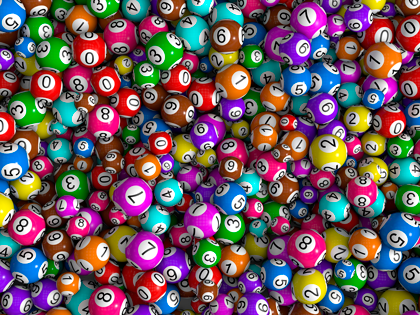
#> input picture tarea 5/fondo.png, 420 x 315 px
$ python tarea_5.py
#> lines starting #> are read from the running program, lines starting #| are printed output that depends on the picture
#opencv
import cv2 as cv
import numpy as np
import random as rd

imagenOriginal=cv.imread('fondo.png')
#> imagenOriginal is the input picture: shape (315, 420, 3); mean B, G, R 95.3, 88.2, 110.5
imagenEngris=cv.imread('fondo.png',0)
#> imagenEngris: shape (315, 420); min 0, max 255, mean 95.2
cv.imshow('imagenen gris',imagenEngris)
cv.imshow('imagen original',imagenOriginal)
cv.waitKey()

print(np.shape(imagenOriginal))
#| (315, 420, 3)
print(np.shape(imagenEngris))
#| (315, 420)
filas,columnas,canales=np.shape(imagenOriginal)
#> filas = 315; columnas = 420; canales = 3
#obteniendo el canal rojo
rojo=np.array(imagenOriginal[:,:,2],dtype='int16')
#obteniendo el canal verde
verde=np.array(imagenOriginal[:,:,1],dtype='int16')
#obteniendo el canal azul
azul=np.array(imagenOriginal[:,:,0],dtype='int16')

#Crear una matriz de ceros con las dimensiones de la imagen
imagenZeros=np.zeros((filas,columnas),dtype='uint8')
#sumarle mas azul a la imagen
menosAzul=np.maximum(imagenZeros,azul-50)
#> imagenZeros: shape (315, 420); every value is 0
masVerde=np.minimum(255,verde+50)
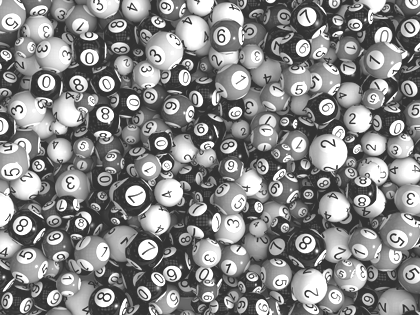
#> masVerde: shape (315, 420) int16; min 50, max 255, mean 135.3
masRojo=np.minimum(255,rojo+50)
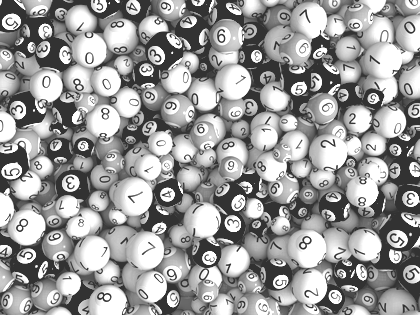
#> masRojo: shape (315, 420) int16; min 50, max 255, mean 155.3
azul=azul.astype('uint8')
verde=verde.astype('uint8')
rojo=rojo.astype('uint8')
menosAzul=menosAzul.astype('uint8')
masVerde=masVerde.astype('uint8')
masRojo=masRojo.astype('uint8')

merged = cv.merge([menosAzul, verde, rojo])
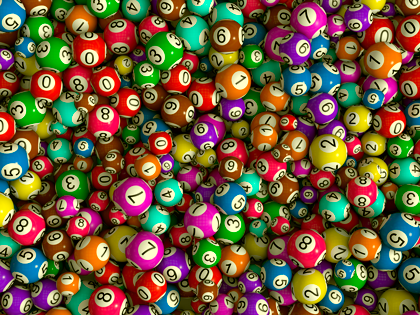
#> merged: shape (315, 420, 3); mean B, G, R 60.4, 88.2, 110.5
#agregarle mas verde a la imagen
merged2 = cv.merge([azul, masVerde,rojo])
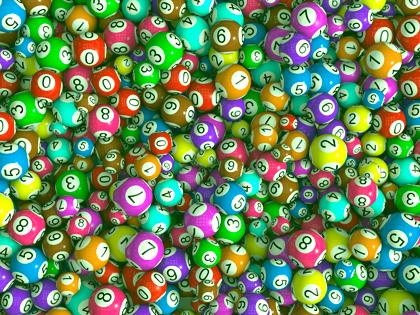
#> merged2: shape (315, 420, 3); mean B, G, R 95.3, 135.3, 110.5
#imagene con solo el canal rojo
merged3 = cv.merge([imagenZeros,rojo, imagenZeros])
cv.imshow('masAzul',merged)
cv.imshow('masVerde',merged2)
cv.imshow('soloRojo',merged3)
cv.waitKey()

#Cambiando la el tamaño de la imagen que solo tiene el canal rojo
imagenPeque=cv.resize(merged3,(int(columnas/2),int(filas/2)),interpolation=cv.INTER_NEAREST)
cv.imshow('pequenia',imagenPeque)
imagenGrande=cv.resize(merged3,(int(columnas*2),int(filas*2)),interpolation=cv.INTER_NEAREST)
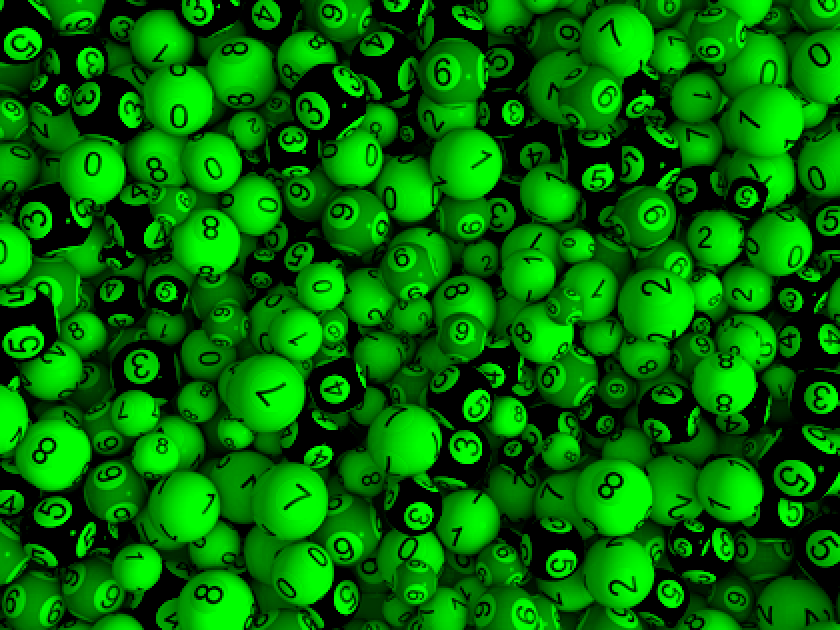
#> imagenGrande: shape (630, 840, 3); mean of channels 0, 1, 2 0, 110.5, 0; drawn as B, G, R
cv.imshow('grande',imagenGrande)
cv.waitKey()
imagenEngris=cv.resize(imagenEngris,(480,640),interpolation=cv.INTER_NEAREST)
#> imagenEngris: shape (640, 480)
cv.imshow('pequenia',imagenEngris)

#agregando ruido a la imagen
filas,columnas=np.shape(imagenEngris)
#> filas = 640; columnas = 480
for x in range(5000):
    filard=rd.randint(0,filas-1)
    columnard=rd.randint(0,columnas-1)
    ruido=rd.randint(0,255)
    imagenEngris[filard][columnard]=ruido
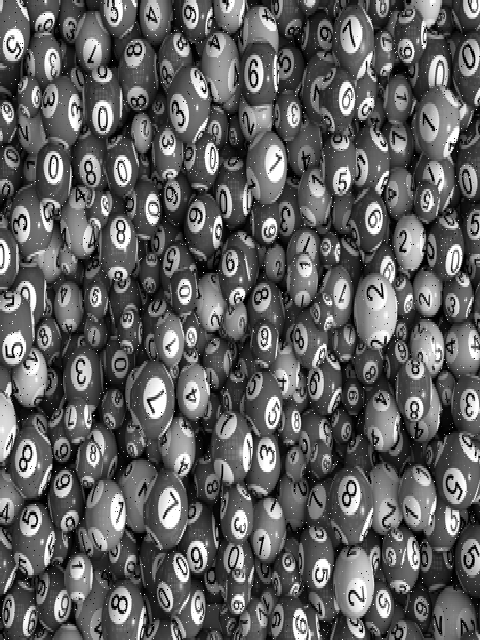
#> imagenEngris: shape (640, 480); min 0, max 255, mean 95.7

cv.imshow('ruido',imagenEngris)
cv.waitKey()

imagenEngrisParafiltro3x3=imagenEngris.copy()
imagenEngrisParafiltro5x5=imagenEngris.copy()


#filtro de 3x3 a imagen
for fila in range(1,filas-1):
    for columna in range(1,columnas-1):
        suma=0
        for filaK in range(fila-1,fila+2):
            for colK in range(columna-1,columna+2):
                suma=suma+imagenEngris[filaK][colK]
        #print(suma)
        imagenEngrisParafiltro3x3[fila][columna]=suma/9

cv.imshow('filtro de medias',imagenEngrisParafiltro3x3)
#filtro de 5x5 a imagen
for fila in range(2,filas-2):
    for columna in range(2,columnas-2):
        suma=0
        for filaK in range(fila-2,fila+3):
            for colK in range(columna-2,columna+3):
                suma=suma+imagenEngris[filaK][colK]
        #print(suma)
        imagenEngrisParafiltro5x5[fila][columna]=suma/25
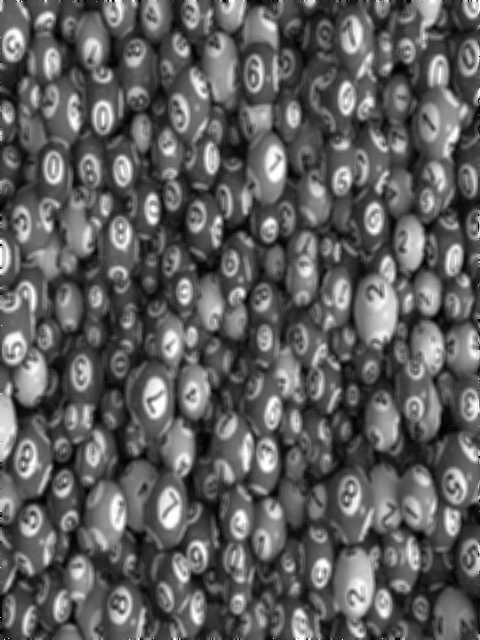
#> imagenEngrisParafiltro5x5: shape (640, 480); min 0, max 255, mean 95.2

cv.imshow('filtro de medias 5x5',imagenEngrisParafiltro5x5)
cv.waitKey(0)
#> (the run stopped early here; a loop or call above may not have finished)
